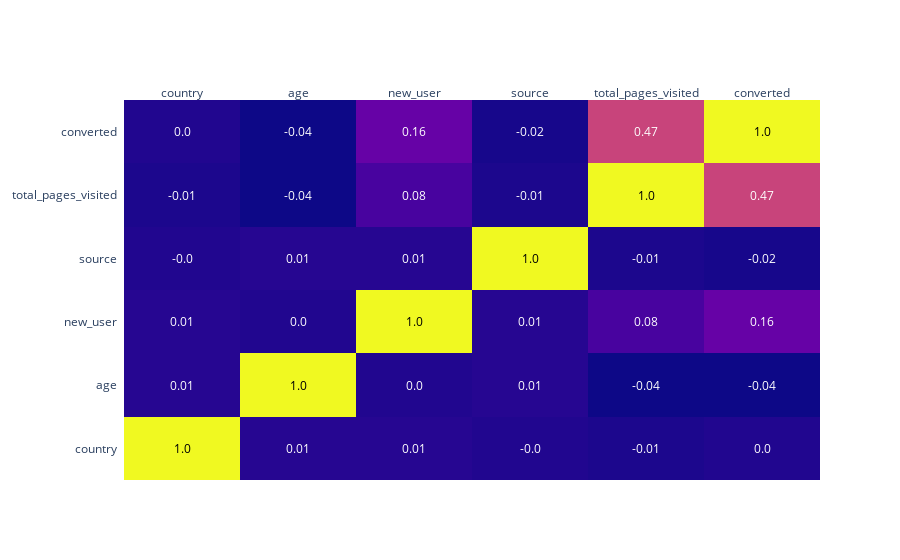

Notebook cell for this chart:
### Code cell
corr_matrix = data_sample.apply(lambda x : pd.factorize(x)[0]).corr().round(2)

fig = ff.create_annotated_heatmap(corr_matrix.values,
                                  x = corr_matrix.columns.tolist(),
                                  y = corr_matrix.index.tolist())

fig.show()

### Figure 1 — Plotly figure (JSON) as saved in the notebook; plotly's stock layout.template omitted (floating-point values rounded to 4 significant figures)
{"data": [{"colorscale": [[0, "#0d0887"], [0.1111, "#46039f"], [0.2222, "#7201a8"], [0.3333, "#9c179e"], [0.4444, "#bd3786"], [0.5556, "#d8576b"], [0.6667, "#ed7953"], [0.7778, "#fb9f3a"], [0.8889, "#fdca26"], [1, "#f0f921"]], "reversescale": false, "showscale": false, "type": "heatmap", "x": ["country", "age", "new_user", "source", "total_pages_visited", "converted"], "y": ["country", "age", "new_user", "source", "total_pages_visited", "converted"], "z": [[1, 0.01, 0.01, 0, -0.01, 0], [0.01, 1, 0, 0.01, -0.04, -0.04], [0.01, 0, 1, 0.01, 0.08, 0.16], [0, 0.01, 0.01, 1, -0.01, -0.02], [-0.01, -0.04, 0.08, -0.01, 1, 0.47], [0, -0.04, 0.16, -0.02, 0.47, 1]]}], "layout": {"annotations": [{"font": {"color": "#000000"}, "showarrow": false, "text": "1.0", "x": "country", "xref": "x", "y": "country", "yref": "y"}, {"font": {"color": "#FFFFFF"}, "showarrow": false, "text": "0.01", "x": "age", "xref": "x", "y": "country", "yref": "y"}, {"font": {"color": "#FFFFFF"}, "showarrow": false, "text": "0.01", "x": "new_user", "xref": "x", "y": "country", "yref": "y"}, {"font": {"color": "#FFFFFF"}, "showarrow": false, "text": "-0.0", "x": "source", "xref": "x", "y": "country", "yref": "y"}, {"font": {"color": "#FFFFFF"}, "showarrow": false, "text": "-0.01", "x": "total_pages_visited", "xref": "x", "y": "country", "yref": "y"}, {"font": {"color": "#FFFFFF"}, "showarrow": false, "text": "0.0", "x": "converted", "xref": "x", "y": "country", "yref": "y"}, {"font": {"color": "#FFFFFF"}, "showarrow": false, "text": "0.01", "x": "country", "xref": "x", "y": "age", "yref": "y"}, {"font": {"color": "#000000"}, "showarrow": false, "text": "1.0", "x": "age", "xref": "x", "y": "age", "yref": "y"}, {"font": {"color": "#FFFFFF"}, "showarrow": false, "text": "0.0", "x": "new_user", "xref": "x", "y": "age", "yref": "y"}, {"font": {"color": "#FFFFFF"}, "showarrow": false, "text": "0.01", "x": "source", "xref": "x", "y": "age", "yref": "y"}, {"font": {"color": "#FFFFFF"}, "showarrow": false, "text": "-0.04", "x": "total_pages_visited", "xref": "x", "y": "age", "yref": "y"}, {"font": {"color": "#FFFFFF"}, "showarrow": false, "text": "-0.04", "x": "converted", "xref": "x", "y": "age", "yref": "y"}, {"font": {"color": "#FFFFFF"}, "showarrow": false, "text": "0.01", "x": "country", "xref": "x", "y": "new_user", "yref": "y"}, {"font": {"color": "#FFFFFF"}, "showarrow": false, "text": "0.0", "x": "age", "xref": "x", "y": "new_user", "yref": "y"}, {"font": {"color": "#000000"}, "showarrow": false, "text": "1.0", "x": "new_user", "xref": "x", "y": "new_user", "yref": "y"}, {"font": {"color": "#FFFFFF"}, "showarrow": false, "text": "0.01", "x": "source", "xref": "x", "y": "new_user", "yref": "y"}, {"font": {"color": "#FFFFFF"}, "showarrow": false, "text": "0.08", "x": "total_pages_visited", "xref": "x", "y": "new_user", "yref": "y"}, {"font": {"color": "#FFFFFF"}, "showarrow": false, "text": "0.16", "x": "converted", "xref": "x", "y": "new_user", "yref": "y"}, {"font": {"color": "#FFFFFF"}, "showarrow": false, "text": "-0.0", "x": "country", "xref": "x", "y": "source", "yref": "y"}, {"font": {"color": "#FFFFFF"}, "showarrow": false, "text": "0.01", "x": "age", "xref": "x", "y": "source", "yref": "y"}, {"font": {"color": "#FFFFFF"}, "showarrow": false, "text": "0.01", "x": "new_user", "xref": "x", "y": "source", "yref": "y"}, {"font": {"color": "#000000"}, "showarrow": false, "text": "1.0", "x": "source", "xref": "x", "y": "source", "yref": "y"}, {"font": {"color": "#FFFFFF"}, "showarrow": false, "text": "-0.01", "x": "total_pages_visited", "xref": "x", "y": "source", "yref": "y"}, {"font": {"color": "#FFFFFF"}, "showarrow": false, "text": "-0.02", "x": "converted", "xref": "x", "y": "source", "yref": "y"}, {"font": {"color": "#FFFFFF"}, "showarrow": false, "text": "-0.01", "x": "country", "xref": "x", "y": "total_pages_visited", "yref": "y"}, {"font": {"color": "#FFFFFF"}, "showarrow": false, "text": "-0.04", "x": "age", "xref": "x", "y": "total_pages_visited", "yref": "y"}, {"font": {"color": "#FFFFFF"}, "showarrow": false, "text": "0.08", "x": "new_user", "xref": "x", "y": "total_pages_visited", "yref": "y"}, {"font": {"color": "#FFFFFF"}, "showarrow": false, "text": "-0.01", "x": "source", "xref": "x", "y": "total_pages_visited", "yref": "y"}, {"font": {"color": "#000000"}, "showarrow": false, "text": "1.0", "x": "total_pages_visited", "xref": "x", "y": "total_pages_visited", "yref": "y"}, {"font": {"color": "#FFFFFF"}, "showarrow": false, "text": "0.47", "x": "converted", "xref": "x", "y": "total_pages_visited", "yref": "y"}, {"font": {"color": "#FFFFFF"}, "showarrow": false, "text": "0.0", "x": "country", "xref": "x", "y": "converted", "yref": "y"}, {"font": {"color": "#FFFFFF"}, "showarrow": false, "text": "-0.04", "x": "age", "xref": "x", "y": "converted", "yref": "y"}, {"font": {"color": "#FFFFFF"}, "showarrow": false, "text": "0.16", "x": "new_user", "xref": "x", "y": "converted", "yref": "y"}, {"font": {"color": "#FFFFFF"}, "showarrow": false, "text": "-0.02", "x": "source", "xref": "x", "y": "converted", "yref": "y"}, {"font": {"color": "#FFFFFF"}, "showarrow": false, "text": "0.47", "x": "total_pages_visited", "xref": "x", "y": "converted", "yref": "y"}, {"font": {"color": "#000000"}, "showarrow": false, "text": "1.0", "x": "converted", "xref": "x", "y": "converted", "yref": "y"}], "xaxis": {"dtick": 1, "gridcolor": "rgb(0, 0, 0)", "side": "top", "ticks": ""}, "yaxis": {"dtick": 1, "ticks": "", "ticksuffix": "  "}}}
